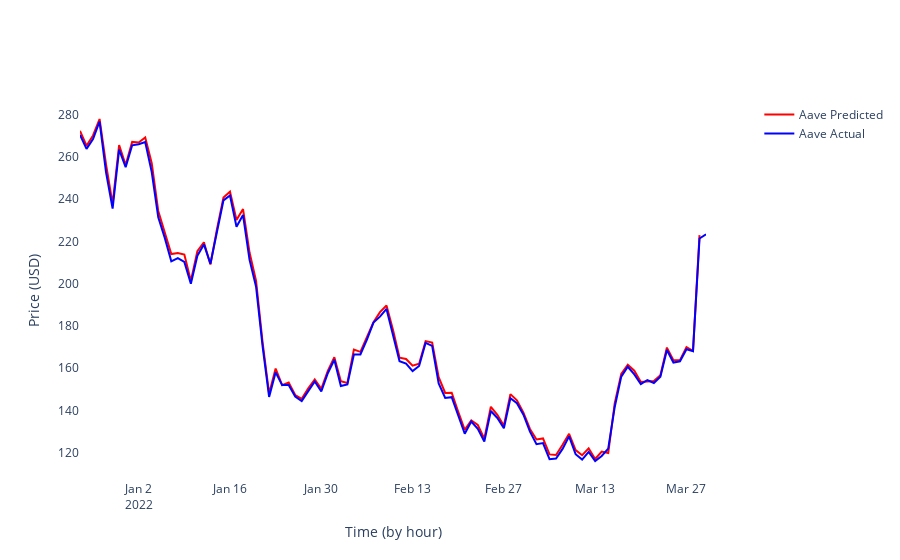

Source (notebook cell):
### Code cell
fig = make_subplots(specs=[[{"secondary_y": True}]])
fig.add_trace(go.Scatter(x=dates_test, y=pred_prices,
                    mode='lines',
                    marker=dict(color='red'),
                    name='Aave Predicted'),
                    secondary_y=False)
fig.add_trace(go.Scatter(x=dates_test, y=price_test,
                    mode='lines',
                    marker=dict(color='blue'),
                    name='Aave Actual'),
                    secondary_y=False)
fig.update_layout({
'plot_bgcolor': 'rgba(255, 255, 255, 255)',
'paper_bgcolor': 'rgba(255, 255, 255, 255)',
})
fig.update_xaxes(title="Time (by hour)")
fig.update_yaxes(title="Price (USD)")
